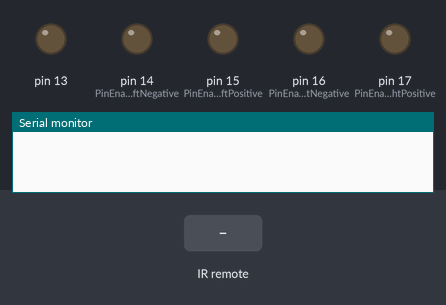
Recording of a sketch running on a simulated Arduino Uno, built with avr-gcc and run on an emulated ATmega328P. On the bench: output pins drawn as LEDs (lit = HIGH), the last lines printed to the serial monitor. Inputs (shaded band) come from the test bench.

Above: at 1.2 s.
1.3 s: infrared code 0x00FF18E7 received
At 2.1 s:
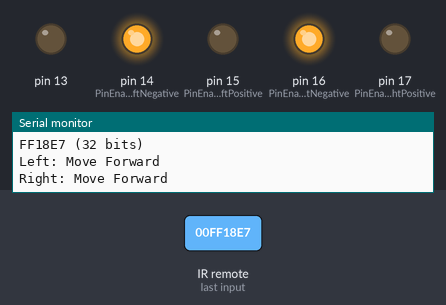
2.8 s: infrared code 0x00FF4AB5 received
At 3.2 s:
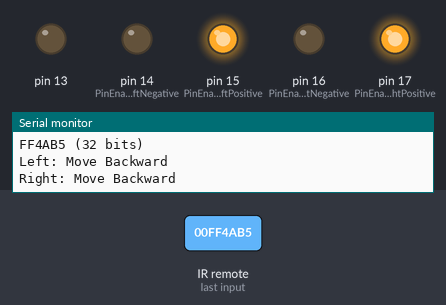
4.3 s: infrared code 0x00FF30CF received
At 5.5 s:
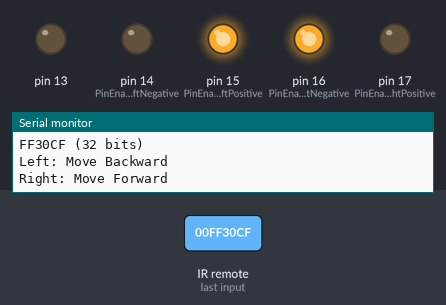
5.8 s: infrared code 0x00FF5AA5 received
At 6.7 s:
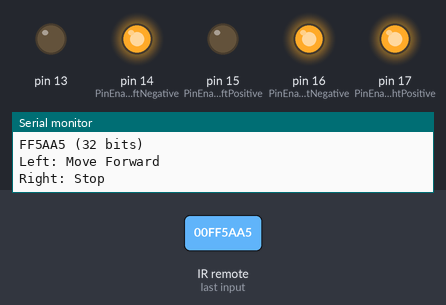
7.3 s: infrared code 0x00FF7A85 received
At 7.9 s:
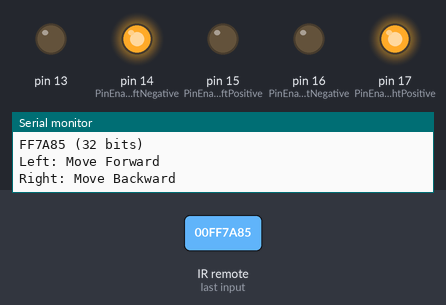
8.8 s: infrared code 0x00FF38C7 received
At 10.2 s:
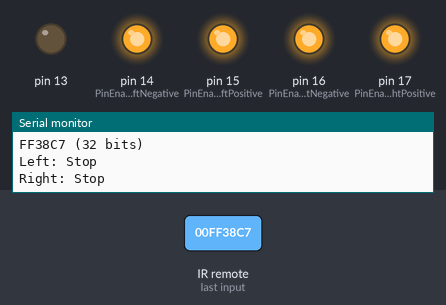
Timing chart, 0 to 11.3 s (numbered marks = the images above; inputs shaded):
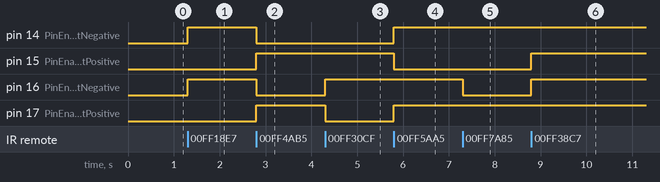

Measured:
- after the input at 1.3 s, pin 14 (PinEnableLeftNegative), pin 16 (PinEnableRightNegative): LOW → HIGH at once
- after the input at 2.8 s, pin 14 (PinEnableLeftNegative), pin 16 (PinEnableRightNegative): HIGH → LOW at once; pin 15 (PinEnableLeftPositive), pin 17 (PinEnableRightPositive): LOW → HIGH at once
- after the input at 4.3 s, pin 16 (PinEnableRightNegative): LOW → HIGH at once; pin 17 (PinEnableRightPositive): HIGH → LOW at once
- after the input at 5.8 s, pin 14 (PinEnableLeftNegative), pin 17 (PinEnableRightPositive): LOW → HIGH at once; pin 15 (PinEnableLeftPositive): HIGH → LOW at once
- after the input at 7.3 s, pin 16 (PinEnableRightNegative): HIGH → LOW at once
- after the input at 8.8 s, pin 15 (PinEnableLeftPositive), pin 16 (PinEnableRightNegative): LOW → HIGH at once

The sketch:

Greencar_Arduino.ino
```cpp
/*
 Name:		Greencar_Arduino.ino
 Created:	10/25/2016 12:18:43 AM
 Author:	roland.kunz
*/

#include <Wire.h>
#include <IRremote.h>

int PinReceiveIR = 7;

/******************************************************************************************
*
******************************************************************************************/
int PinEnableLeftPositive = 15;
int PinEnableLeftNegative = 14;
int PinEnableRightPositive = 17;
int PinEnableRightNegative = 16;

/******************************************************************************************
*
******************************************************************************************/

const long ReceivedValueForward = 0x00FF18E7;
const long ReceivedValueBackward = 0x00FF4AB5;
const long ReceivedValueLeft = 0x00FF10EF;
const long ReceivedValueTurnLeft = 0x00FF30CF;
const long ReceivedValueRight = 0x00FF5AA5;
const long ReceivedValueTurnRight = 0x00FF7A85;
const long ReceivedValueStop = 0x00FF38C7;

String command = "stop";

struct Drive {
	char *name;
	bool run;
	bool forward;
	int pinForward;
	int pinBackward;
};

struct Drive driveLeftSide = { "Left", false, true, PinEnableLeftPositive, PinEnableLeftNegative };
struct Drive driveRightSide = { "Right", false, true, PinEnableRightPositive, PinEnableRightNegative };

IRrecv irrecv(PinReceiveIR);  //
decode_results results;

void dump(decode_results *results)
{
	if (results->decode_type == UNKNOWN)
	{
		Serial.println("Could not decode message");
	}
	else
	{
		Serial.print(results->value, HEX);
		Serial.print(" (");
		Serial.print(results->bits, DEC);
		Serial.println(" bits)");
	}
}

/******************************************************************************************
*
******************************************************************************************/
void setup()
{
	Serial.begin(9600);
	pinMode(13, OUTPUT);
	pinMode(PinReceiveIR, INPUT);
	pinMode(PinEnableLeftPositive, OUTPUT);
	pinMode(PinEnableLeftNegative, OUTPUT);
	pinMode(PinEnableRightPositive, OUTPUT);
	pinMode(PinEnableRightNegative, OUTPUT);
	irrecv.enableIRIn(); // Start the receiver

	Wire.begin(42);
	Wire.onReceive(receiveEvent);
	Wire.onRequest(requestEvent);
}

byte measureResult = 0;
boolean isDataReceived = 0;
unsigned long last = millis();

void requestEvent(void)
{
	Wire.write(measureResult);
}


// function that executes whenever data is received from master
// this function is registered as an event, see setup()
void receiveEvent(int howMany) {

	//while (1 < Wire.available())	// loop through all but the last
	//{
		command = Wire.readStringUntil('\n');
	//}
	//String command = String(receivedCommand).substring(0, howMany-1);

	int x = Wire.read();			// receive byte as an integer
	Serial.println(x);				// print the integer

	isDataReceived = true;
}

/******************************************************************************************
*
******************************************************************************************/
void loop()
{
	if (isDataReceived)
	{
		SetDriveParameter(&driveLeftSide, command);
		SetDriveParameter(&driveRightSide, command);
		CallDrive(&driveLeftSide);
		CallDrive(&driveRightSide);
		isDataReceived = false;
	}

	if (irrecv.decode(&results))
	{
		if (millis() - last > 500)
		{
			dump(&results);

			switch (results.value)
			{
			case ReceivedValueForward:
				command = "forward";
				break;
			case ReceivedValueBackward:
				command = "backward";
				break;
			case ReceivedValueLeft:
				break;
			case ReceivedValueTurnLeft:
				command = "turnleft";
				break;
			case ReceivedValueRight:
				command = "right";
				break;
			case ReceivedValueTurnRight:
				command = "turnright";
				break;
			default:
				command = "stop";
				break;
			}

			SetDriveParameter(&driveLeftSide, command);
			SetDriveParameter(&driveRightSide, command);
			CallDrive(&driveLeftSide);
			CallDrive(&driveRightSide);
		}

		last = millis();
		irrecv.resume(); // Receive the next value
	}
}

void SetDriveParameter(struct Drive* drive, String command)
{
	if (command.equals("forward"))
	{
		drive->run = true;
		drive->forward = true;
	}
	else if (command.equals("backward"))
	{
		drive->run = true;
		drive->forward = false;
	}
	else if (command.equals("left"))
	{
		if (drive->name == "Left")
		{
			drive->run = false;
		}
		else
		{
			drive->run = true;
		}

		drive->forward = true;
	}
	else if (command.equals("right"))
	{
		if (drive->name == "Right")
		{
			drive->run = false;
		}
		else
		{
			drive->run = true;
		}

		drive->forward = true;
	}
	else if (command.equals("turnleft"))
	{
		if (drive->name == "Left")
		{
			drive->forward = false;
		}
		else
		{
			drive->forward = true;
		}

		drive->run = true;
	}
	else if (command.equals("turnright"))
	{
		if (drive->name == "Right")
		{
			drive->forward = false;
		}
		else
		{
			drive->forward = true;
		}

		drive->run = true;
	}
	else
	{
		driveLeftSide.run = false;
		driveRightSide.run = false;
	}
}

void CallDrive(struct Drive* drive)
{
	if (drive->run)
	{
		if (drive->forward)
		{
			digitalWrite(drive->pinForward, LOW);
			digitalWrite(drive->pinBackward, HIGH);
			Serial.print(drive->name);
			Serial.print(": ");
			Serial.println("Move Forward");
		}
		else
		{
			digitalWrite(drive->pinForward, HIGH);
			digitalWrite(drive->pinBackward, LOW);
			Serial.print(drive->name);
			Serial.print(": ");
			Serial.println("Move Backward");
		}
	}
	else
	{
		digitalWrite(drive->pinForward, HIGH);
		digitalWrite(drive->pinBackward, HIGH);
		Serial.print(drive->name);
		Serial.print(": ");
		Serial.println("Stop");
	}
}
/******************************************************************************************
*                                       END
******************************************************************************************/
```
